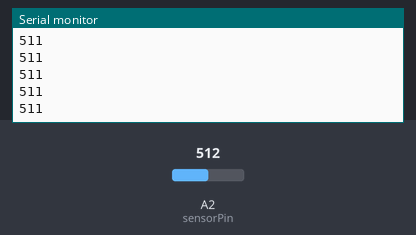
A sketch run on a simulated Arduino Uno, built with avr-gcc and run on an emulated ATmega328P. On the bench: the last lines printed to the serial monitor. The test bench sets the inputs (shaded band); at power-on: A2 (sensorPin) = 512.

Above: at 1.2 s.
1.3 s: A2 (sensorPin) set to 716
At 1.32 s:
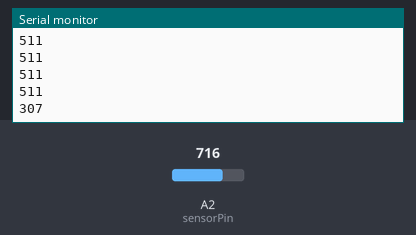
2.8 s: A2 (sensorPin) set to 900
At 2.83 s:
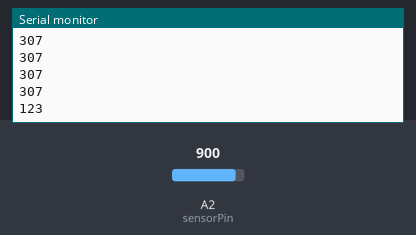
Timing chart, 0 to 5.8 s (numbered marks = the images above; inputs shaded):
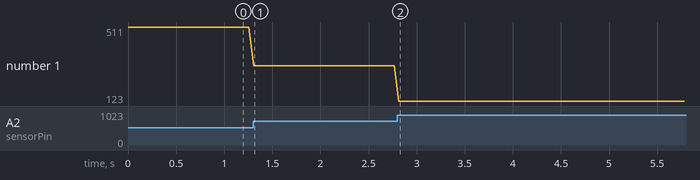

Measured:
- after the input at 1.3 s, the serial monitor: prints a new line at once (image 1)
- after the input at 2.8 s, the serial monitor: prints a new line at once (image 2)
- plotted number 1: 511 → 307 after the input at 1.3 s, 307 → 123 after the input at 2.8 s

The sketch:

Photoresistor_Module.ino
```cpp
int sensorPin = 2;
int value = 0;
int maxValue = 1023; // The maximum value returned by Arduino's analogRead function

void setup() {
  Serial.begin(9600);
}

void loop() {
  value = analogRead(sensorPin);
  // Invert ADC value
  value = maxValue - value;
  // You can invert it if you want
  // value = -value + maxValue;

  Serial.println(value, DEC);
  delay(50);
}
```
